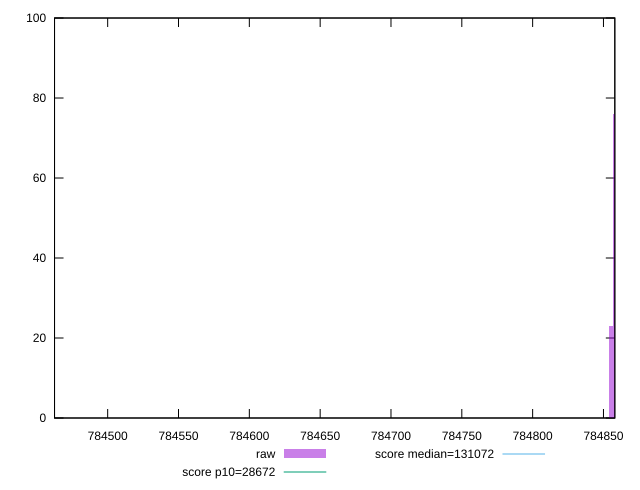

The gnuplot source for this figure:
reset

$raw <<EOF
784461.6999320928 1
784855.5250949595 23
784858.2411305655 76
EOF

set key outside below
set boxwidth 2.7160356059776225
set xrange [784462.4833333334:784858.0166666666]
set yrange [0:100]
set trange [0:100]
set style fill transparent solid 0.5 noborder

set parametric
set terminal svg size 640, 490 enhanced background rgb 'white'
set output "report_00014_2021-02-09T15:56:05.503Z/uses-long-cache-ttl/samples/pages+cached+noadtech/raw/histogram.svg"

plot $raw title "raw" with boxes, \
     28672,t title "score p10=28672", \
     131072,t title "score median=131072"

reset
